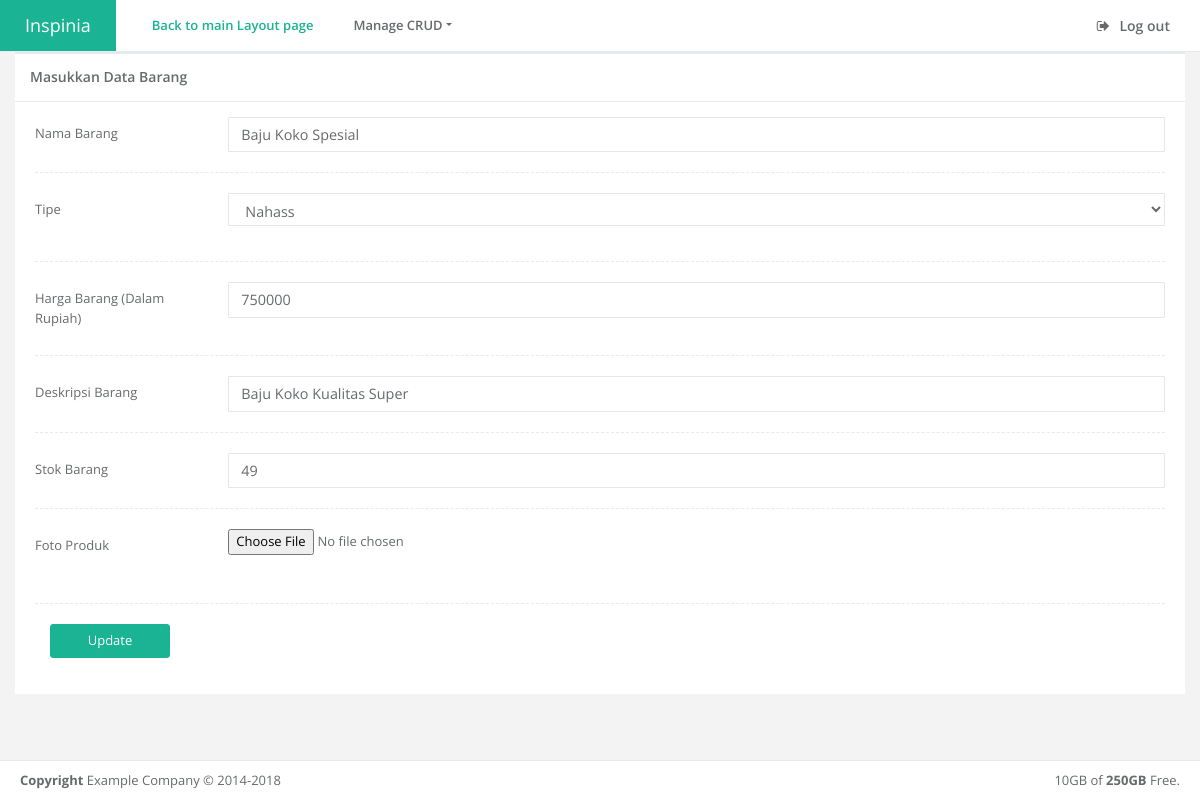
Page /views/edit_barang_view.php?id=1 on the committed database.
### tables this page shows
CREATE TABLE IF NOT EXISTS `barang` (
  `id` int(11) NOT NULL AUTO_INCREMENT,
  `nama_barang` varchar(150) NOT NULL DEFAULT '0',
  `id_tipe` int(11) NOT NULL DEFAULT '0',
  `harga` int(11) NOT NULL DEFAULT '0',
  `deskripsi` varchar(250) NOT NULL DEFAULT '0',
  `stok` int(11) DEFAULT NULL,
  PRIMARY KEY (`id`)
);

### views/edit_barang_view.php (the view, shortened to what this page needs)
<?php
include '../config/koneksi.php';
$id = $_GET['id'];
?>
<!DOCTYPE html>
<html>
<head>
    <link href="../css/bootstrap.min.css" rel="stylesheet">
    <link href="../font-awesome/css/font-awesome.css" rel="stylesheet">
    <link href="../css/animate.css" rel="stylesheet">
    <link href="../css/style.css" rel="stylesheet">
</head>
<body class="top-navigation">
    <div id="wrapper">
        <div id="page-wrapper" class="gray-bg">
            <div class="row border-bottom white-bg">
                <nav class="navbar navbar-expand-lg navbar-static-top" role="navigation">
                    <a href="#" class="navbar-brand">Inspinia</a>
                    <div class="navbar-collapse collapse" id="navbar">
                        <ul class="nav navbar-nav mr-auto">
                            <li class="active">
                                <a aria-expanded="false" role="button" href="layouts.html"> Back to main Layout page</a>
                            </li>
                            <li class="dropdown">
                                <a aria-expanded="false" role="button" href="#" class="dropdown-toggle" data-toggle="dropdown"> Manage CRUD</a>
                            </li>
                        </ul>
                        <ul class="nav navbar-top-links navbar-right">
                            <li>
                                <a href="../action/login_controller.php?op=out">
                                    <i class="fa fa-sign-out"></i> Log out
                                </a>
                            </li>
                        </ul>
                    </div>
                </nav>
            </div>
            <div class="row">
                <div class="col-lg-12">
                    <div class="ibox ">
                        <div class="ibox-title">
                            <h5>Masukkan Data Barang</h5>
                        </div>
                        <?php
                        include '../config/koneksi.php';
                        $query2 = "select * from barang where id = '$id'";
                        $output2 = $koneksi->query($query2);
                        $barang = $output2->fetch_array()
                        ?>
                        <div class="ibox-content">
                            <form method="POST" action="../action/action_update_barang.php?id=<?php echo $id ?>" enctype="multipart/form-data">
                                <div class="form-group  row"><label class="col-sm-2 col-form-label">Nama Barang</label>
                                    <div class="col-sm-10"><input type="text" class="form-control" name="namabarang" value="<?php echo $barang['nama_barang'] ?>"></div>
                                </div>
                                <div class="hr-line-dashed"></div>
                                <div class="form-group row"><label class="col-sm-2 col-form-label">Tipe</label>
                                    <div class="col-sm-10"><select class="form-control m-b" name="tipe">
                                            <?php
                                            include '../config/koneksi.php';
                                            $query = "select * from tipe";
                                            $output = $koneksi->query($query);
                                            while ($data = $output->fetch_array()) {
                                            ?>
                                                <option value=<?php echo $data['id_tipe'] ?>><?php echo $data['nama_tipe'] ?></option>
                                            <?php } ?>
                                        </select>
                                    </div>
                                </div>
                                <div class="hr-line-dashed"></div>
                                <div class="form-group  row"><label class="col-sm-2 col-form-label">Harga Barang (Dalam Rupiah)</label>
                                    <div class="col-sm-10"><input type="number" class="form-control" name="harga" value="<?php echo $barang['harga'] ?>"></div>
                                </div>
                                <div class="hr-line-dashed"></div>
                                <div class="form-group  row"><label class="col-sm-2 col-form-label">Deskripsi Barang</label>
                                    <div class="col-sm-10"><input type="text" class="form-control" name="deskripsi" value="<?php echo $barang['deskripsi'] ?>"></div>
                                </div>
                                <div class=" hr-line-dashed"></div>
                                <div class="form-group  row"><label class="col-sm-2 col-form-label">Stok Barang</label>
                                    <div class="col-sm-10"><input type="number" class="form-control" name="stok" value="<?php echo $barang['stok'] ?>"></div>
                                </div>
                                <div class="hr-line-dashed"></div>
                                <div class="form-group row"><label class="col-sm-2 col-form-label">Foto Produk</label>
                                    <div class="form-group  row">
                                        <div class="custom-file col-sm-10 ">
                                            <div class="col-sm-10">
                                                <div class="custom-file">
                                                    <input type="file" name="file" id="file">
                                                </div>
                                            </div>
                                        </div>
                                    </div>
                                </div>
                                <div class="hr-line-dashed"></div>
                                <div class="form-group ">
                                    <div class="col-sm-4 col-sm-offset-2">
                                        <input type="submit" class="btn btn-w-m btn-primary" name="submit" value="Update">
                                    </div>
                                </div>
                            </form>
                        </div>
                    </div>
                </div>
            </div>
            <div class="footer">
                <div class="float-right">
                    10GB of <strong>250GB</strong> Free.
                </div>
                <div>
                    <strong>Copyright</strong> Example Company &copy; 2014-2018
                </div>
            </div>
        </div>
    </div>
</body>
</html>

### rows in the picture
barang: namabarang "Baju Koko Spesial", harga "750000", deskripsi "Baju Koko Kualitas Super", stok "49"

### other values in the picture
form field tipe "Nahass"
